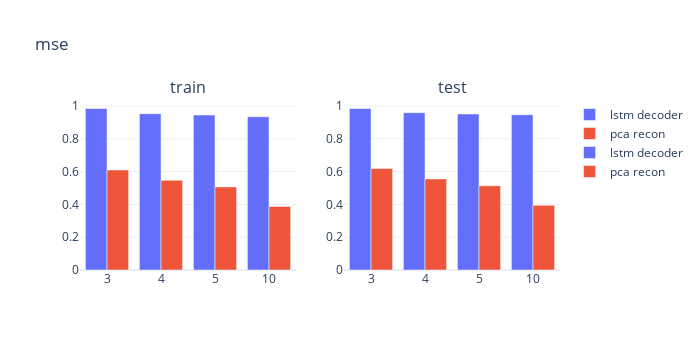

Notebook cell for this chart:
### Markdown cell above
## Mean-squared error vs number of dimensions

### Code cell
'''
mse
'''
ss = 'mse'
fig = _plot_fig(ss)
fig.show()

### Figure 1 — Plotly figure (JSON) as saved in the notebook; plotly's stock layout.template omitted (floating-point values rounded to 4 significant figures)
{"data": [{"marker": {"color": "#636EFA"}, "name": "lstm decoder", "type": "bar", "x": [0, 1, 2, 3], "xaxis": "x", "y": [0.9852, 0.9538, 0.9453, 0.9347], "yaxis": "y"}, {"marker": {"color": "#EF553B"}, "name": "pca recon", "type": "bar", "x": [0, 1, 2, 3], "xaxis": "x", "y": [0.6103, 0.5477, 0.507, 0.3879], "yaxis": "y"}, {"marker": {"color": "#636EFA"}, "name": "lstm decoder", "type": "bar", "x": [0, 1, 2, 3], "xaxis": "x2", "y": [0.9843, 0.9585, 0.951, 0.9464], "yaxis": "y2"}, {"marker": {"color": "#EF553B"}, "name": "pca recon", "type": "bar", "x": [0, 1, 2, 3], "xaxis": "x2", "y": [0.6188, 0.5552, 0.5133, 0.3945], "yaxis": "y2"}], "layout": {"annotations": [{"font": {"size": 16}, "showarrow": false, "text": "train", "x": 0.225, "xanchor": "center", "xref": "paper", "y": 1, "yanchor": "bottom", "yref": "paper"}, {"font": {"size": 16}, "showarrow": false, "text": "test", "x": 0.775, "xanchor": "center", "xref": "paper", "y": 1, "yanchor": "bottom", "yref": "paper"}], "height": 350, "title": {"text": "mse"}, "width": 700, "xaxis": {"anchor": "y", "autorange": true, "domain": [0, 0.45], "range": [-0.5, 3.5], "ticktext": [3, 4, 5, 10], "tickvals": [0, 1, 2, 3], "type": "linear"}, "xaxis2": {"anchor": "y2", "autorange": true, "domain": [0.55, 1], "range": [-0.5, 3.5], "ticktext": [3, 4, 5, 10], "tickvals": [0, 1, 2, 3], "type": "linear"}, "yaxis": {"anchor": "x", "autorange": true, "domain": [0, 1], "range": [0, 1.037], "type": "linear"}, "yaxis2": {"anchor": "x2", "autorange": true, "domain": [0, 1], "range": [0, 1.036], "type": "linear"}}}
